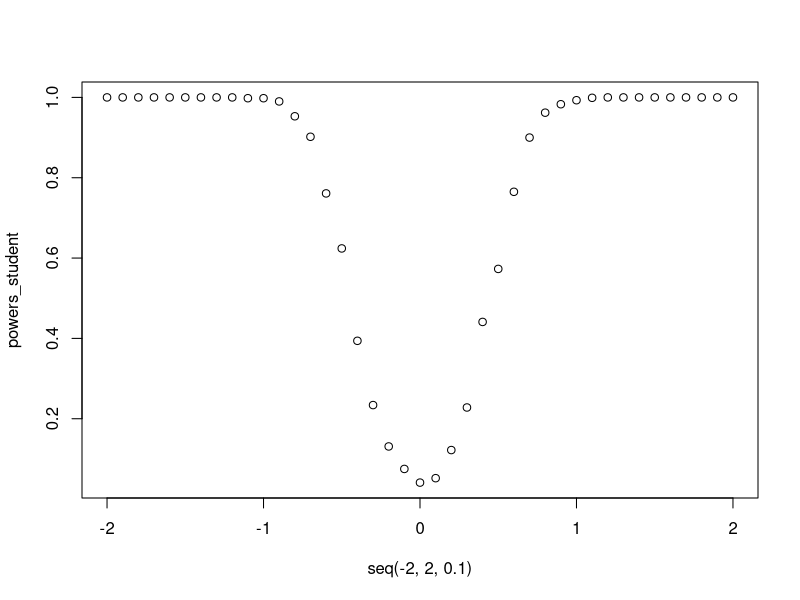
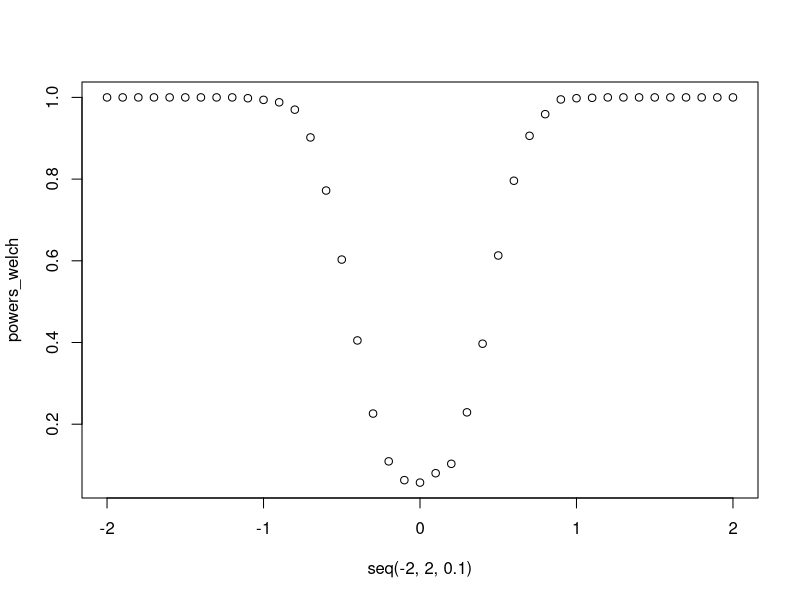
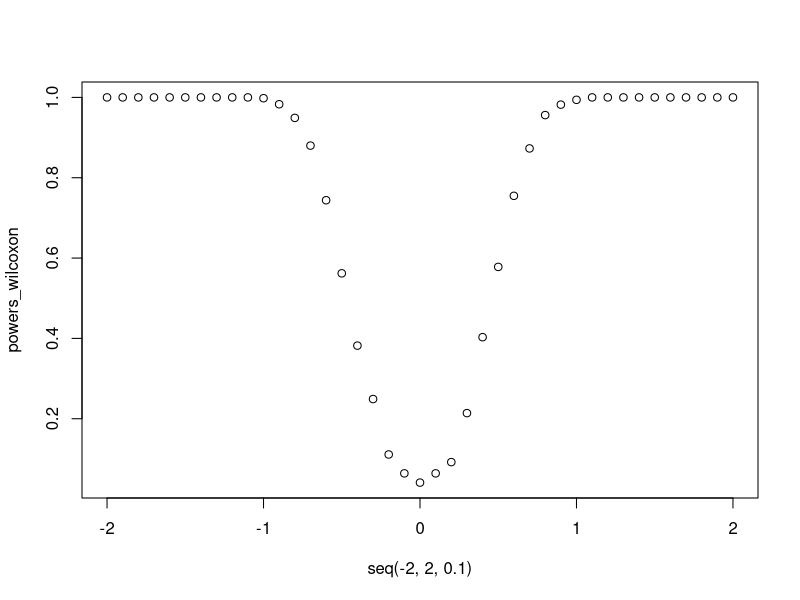

Write the R code that produced these figures, in order.
alpha = .05

t.power1 = function(nsamp=c(200,200),nsim=1000,means=c(0,0),sds=c(1,1),var.equal=TRUE){
  tps = replicate(nsim,
                  t.test(rnorm(nsamp[1],mean=means[1],sd=sds[1]),
                         rnorm(nsamp[2],mean=means[2],sd=sds[2]), var.equal = var.equal)$p.value)
  
  sum(tps < alpha/2 | tps > 1 - alpha/2) / nsim
}

wilcoxon.power = function(nsamp=c(200,200),nsim=1000,means=c(0,0),sds=c(1,1)){
  tps = replicate(nsim,
                  wilcox.test(rnorm(nsamp[1],mean=means[1],sd=sds[1]),
                              rnorm(nsamp[2],mean=means[2],sd=sds[2]))$p.value)
  
  sum(tps < alpha/2 | tps > 1 - alpha/2) / nsim
}

## TASK 1
powers_student <- vector(mode="numeric", length=0)
powers_welch <- vector(mode="numeric", length=0)
powers_wilcoxon <- vector(mode="numeric", length=0)
for (i in seq(-2,2,.1)){
  powers_student = c(powers_student, t.power1(means = c(0, i), sds = c(2,2)))
  powers_welch = c(powers_welch, t.power1(means = c(0, i), sds = c(2,2), var.equal = FALSE))
  powers_wilcoxon = c(powers_wilcoxon, wilcoxon.power(means = c(0, i), sds = c(2,2)))
}

plot(seq(-2,2,.1), powers_student)
plot(seq(-2,2,.1), powers_welch)
plot(seq(-2,2,.1), powers_wilcoxon)




